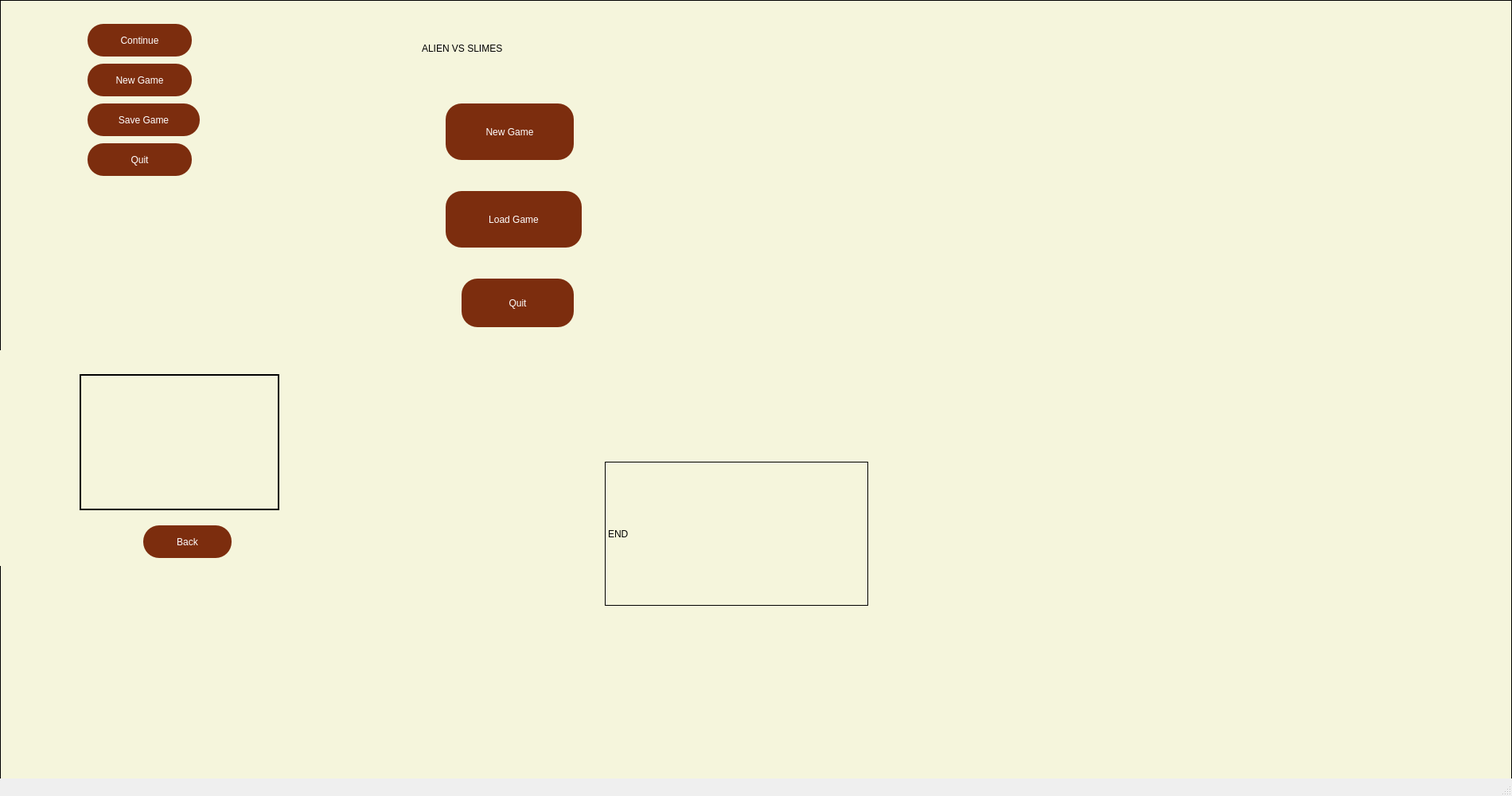
<?xml version="1.0" encoding="UTF-8"?>
<ui version="4.0">
 <class>MainWindow</class>
 <widget class="QMainWindow" name="MainWindow">
  <property name="geometry">
   <rect>
    <x>0</x>
    <y>0</y>
    <width>1900</width>
    <height>1000</height>
   </rect>
  </property>
  <property name="windowTitle">
   <string>MainWindow</string>
  </property>
  <widget class="QWidget" name="centralwidget">
   <property name="minimumSize">
    <size>
     <width>1900</width>
     <height>0</height>
    </size>
   </property>
   <widget class="QPushButton" name="newGameBtn">
    <property name="geometry">
     <rect>
      <x>560</x>
      <y>130</y>
      <width>161</width>
      <height>71</height>
     </rect>
    </property>
    <property name="styleSheet">
     <string notr="true">QPushButton{
	border:none;
	color:white;
	font: 700 16pt &quot;Segoe Script&quot;;
	background-color: rgb(124, 45, 14);
	border-radius: 20px;
}
QPushButton:Hover
{
	background-color: rgb(118, 78, 46);
}

</string>
    </property>
    <property name="text">
     <string>New Game</string>
    </property>
   </widget>
   <widget class="QPushButton" name="loadGameBtn">
    <property name="geometry">
     <rect>
      <x>560</x>
      <y>240</y>
      <width>171</width>
      <height>71</height>
     </rect>
    </property>
    <property name="styleSheet">
     <string notr="true">QPushButton{
	border:none;
	color:white;
	font: 700 16pt &quot;Segoe Script&quot;;
	background-color: rgb(124, 45, 14);
	border-radius: 20px;
}
QPushButton:Hover
{
	background-color: rgb(118, 78, 46);
}</string>
    </property>
    <property name="text">
     <string>Load Game</string>
    </property>
   </widget>
   <widget class="QPushButton" name="quitBtn">
    <property name="geometry">
     <rect>
      <x>580</x>
      <y>350</y>
      <width>141</width>
      <height>61</height>
     </rect>
    </property>
    <property name="styleSheet">
     <string notr="true">QPushButton{
	border:none;
	color:white;
	font: 700 16pt &quot;Segoe Script&quot;;
	background-color: rgb(124, 45, 14);
	border-radius: 20px;
}
QPushButton:Hover
{
	background-color: rgb(118, 78, 46);
}</string>
    </property>
    <property name="text">
     <string>Quit</string>
    </property>
   </widget>
   <widget class="QLabel" name="gameLabel">
    <property name="geometry">
     <rect>
      <x>530</x>
      <y>20</y>
      <width>221</width>
      <height>81</height>
     </rect>
    </property>
    <property name="styleSheet">
     <string notr="true">QLabel{

	font: 700 16pt &quot;Segoe Script&quot;;
	
}</string>
    </property>
    <property name="text">
     <string>ALIEN VS SLIMES</string>
    </property>
   </widget>
   <widget class="QWidget" name="gameWidget" native="true">
    <property name="geometry">
     <rect>
      <x>0</x>
      <y>0</y>
      <width>1900</width>
      <height>1200</height>
     </rect>
    </property>
    <widget class="QPushButton" name="pauseButton">
     <property name="geometry">
      <rect>
       <x>1750</x>
       <y>10</y>
       <width>131</width>
       <height>61</height>
      </rect>
     </property>
     <property name="styleSheet">
      <string notr="true">QPushButton{
	border: 2px solid;
	color:white;
	font: 700 12pt &quot;Segoe Print&quot;;
	background-color: rgb(124, 45, 14);
	border-radius: 20px;
}
QPushButton:Hover
{
	background-color: rgb(118, 78, 46);
}

</string>
     </property>
     <property name="text">
      <string>Pause</string>
     </property>
    </widget>
    <widget class="QComboBox" name="comboBoxView">
     <property name="geometry">
      <rect>
       <x>20</x>
       <y>10</y>
       <width>121</width>
       <height>28</height>
      </rect>
     </property>
     <item>
      <property name="text">
       <string>Color View</string>
      </property>
     </item>
     <item>
      <property name="text">
       <string>Text View</string>
      </property>
     </item>
     <item>
      <property name="text">
       <string>Graphic View</string>
      </property>
     </item>
    </widget>
    <widget class="QLineEdit" name="lineEdit">
     <property name="geometry">
      <rect>
       <x>20</x>
       <y>50</y>
       <width>121</width>
       <height>24</height>
      </rect>
     </property>
    </widget>
    <widget class="QGraphicsView" name="graphicsView">
     <property name="geometry">
      <rect>
       <x>0</x>
       <y>0</y>
       <width>1900</width>
       <height>1200</height>
      </rect>
     </property>
     <property name="styleSheet">
      <string notr="true"/>
     </property>
    </widget>
    <widget class="QLabel" name="loadingLabel">
     <property name="geometry">
      <rect>
       <x>160</x>
       <y>370</y>
       <width>221</width>
       <height>91</height>
      </rect>
     </property>
     <property name="styleSheet">
      <string notr="true">QLabel{

	font: 700 16pt &quot;Segoe Script&quot;;
	
}</string>
     </property>
     <property name="text">
      <string>LOADING...</string>
     </property>
    </widget>
    <widget class="QTextBrowser" name="textBrowser">
     <property name="geometry">
      <rect>
       <x>20</x>
       <y>80</y>
       <width>151</width>
       <height>141</height>
      </rect>
     </property>
     <property name="html">
      <string>&lt;!DOCTYPE HTML PUBLIC &quot;-//W3C//DTD HTML 4.0//EN&quot; &quot;http://www.w3.org/TR/REC-html40/strict.dtd&quot;&gt;
&lt;html&gt;&lt;head&gt;&lt;meta name=&quot;qrichtext&quot; content=&quot;1&quot; /&gt;&lt;meta charset=&quot;utf-8&quot; /&gt;&lt;style type=&quot;text/css&quot;&gt;
p, li { white-space: pre-wrap; }
hr { height: 1px; border-width: 0; }
li.unchecked::marker { content: &quot;\2610&quot;; }
li.checked::marker { content: &quot;\2612&quot;; }
&lt;/style&gt;&lt;/head&gt;&lt;body style=&quot; font-family:'Segoe UI'; font-size:9pt; font-weight:400; font-style:normal;&quot;&gt;
&lt;p style=&quot; margin-top:0px; margin-bottom:0px; margin-left:0px; margin-right:0px; -qt-block-indent:0; text-indent:0px;&quot;&gt;u = up&lt;/p&gt;
&lt;p style=&quot; margin-top:0px; margin-bottom:0px; margin-left:0px; margin-right:0px; -qt-block-indent:0; text-indent:0px;&quot;&gt;d = down&lt;/p&gt;
&lt;p style=&quot; margin-top:0px; margin-bottom:0px; margin-left:0px; margin-right:0px; -qt-block-indent:0; text-indent:0px;&quot;&gt;l = left&lt;/p&gt;
&lt;p style=&quot; margin-top:0px; margin-bottom:0px; margin-left:0px; margin-right:0px; -qt-block-indent:0; text-indent:0px;&quot;&gt;r = right&lt;/p&gt;
&lt;p style=&quot; margin-top:0px; margin-bottom:0px; margin-left:0px; margin-right:0px; -qt-block-indent:0; text-indent:0px;&quot;&gt;a = attack/eat/enter portal&lt;/p&gt;
&lt;p style=&quot; margin-top:0px; margin-bottom:0px; margin-left:0px; margin-right:0px; -qt-block-indent:0; text-indent:0px;&quot;&gt;p = autoplay&lt;/p&gt;
&lt;p style=&quot;-qt-paragraph-type:empty; margin-top:0px; margin-bottom:0px; margin-left:0px; margin-right:0px; -qt-block-indent:0; text-indent:0px;&quot;&gt;&lt;br /&gt;&lt;/p&gt;&lt;/body&gt;&lt;/html&gt;</string>
     </property>
    </widget>
    <widget class="QWidget" name="pauseWidget" native="true">
     <property name="geometry">
      <rect>
       <x>0</x>
       <y>0</y>
       <width>1900</width>
       <height>1200</height>
      </rect>
     </property>
     <property name="styleSheet">
      <string notr="true">QWidget
{
background-color: #F5F5DC;
border: 1px solid;
}</string>
     </property>
     <widget class="QPushButton" name="conBtn">
      <property name="geometry">
       <rect>
        <x>110</x>
        <y>30</y>
        <width>131</width>
        <height>41</height>
       </rect>
      </property>
      <property name="styleSheet">
       <string notr="true">QPushButton{
	border:none;
	color:white;
	font: 700 16pt &quot;Segoe Script&quot;;
	background-color: rgb(124, 45, 14);
	border-radius: 20px;
}
QPushButton:Hover
{
	background-color: rgb(118, 78, 46);
}

</string>
      </property>
      <property name="text">
       <string>Continue</string>
      </property>
     </widget>
     <widget class="QPushButton" name="saveBtn">
      <property name="geometry">
       <rect>
        <x>110</x>
        <y>130</y>
        <width>141</width>
        <height>41</height>
       </rect>
      </property>
      <property name="styleSheet">
       <string notr="true">QPushButton{
	border:none;
	color:white;
	font: 700 16pt &quot;Segoe Script&quot;;
	background-color: rgb(124, 45, 14);
	border-radius: 20px;
}
QPushButton:Hover
{
	background-color: rgb(118, 78, 46);
}

</string>
      </property>
      <property name="text">
       <string>Save Game</string>
      </property>
     </widget>
     <widget class="QPushButton" name="quitBtnPause">
      <property name="geometry">
       <rect>
        <x>110</x>
        <y>180</y>
        <width>131</width>
        <height>41</height>
       </rect>
      </property>
      <property name="styleSheet">
       <string notr="true">QPushButton{
	border:none;
	color:white;
	font: 700 16pt &quot;Segoe Script&quot;;
	background-color: rgb(124, 45, 14);
	border-radius: 20px;
}
QPushButton:Hover
{
	background-color: rgb(118, 78, 46);
}

</string>
      </property>
      <property name="text">
       <string>Quit</string>
      </property>
     </widget>
     <widget class="QPushButton" name="newGamePauseBtn">
      <property name="geometry">
       <rect>
        <x>110</x>
        <y>80</y>
        <width>131</width>
        <height>41</height>
       </rect>
      </property>
      <property name="styleSheet">
       <string notr="true">QPushButton{
	border:none;
	color:white;
	font: 700 16pt &quot;Segoe Script&quot;;
	background-color: rgb(124, 45, 14);
	border-radius: 20px;
}
QPushButton:Hover
{
	background-color: rgb(118, 78, 46);
}

</string>
      </property>
      <property name="text">
       <string>New Game</string>
      </property>
     </widget>
     <widget class="QLabel" name="endLabel">
      <property name="geometry">
       <rect>
        <x>760</x>
        <y>580</y>
        <width>331</width>
        <height>181</height>
       </rect>
      </property>
      <property name="styleSheet">
       <string notr="true">QLabel{

	font: 700 30pt &quot;Segoe Script&quot;;
	
}</string>
      </property>
      <property name="text">
       <string>END</string>
      </property>
     </widget>
    </widget>
    <widget class="QProgressBar" name="healthBar">
     <property name="geometry">
      <rect>
       <x>1750</x>
       <y>90</y>
       <width>131</width>
       <height>23</height>
      </rect>
     </property>
     <property name="value">
      <number>24</number>
     </property>
    </widget>
    <widget class="QProgressBar" name="energyBar">
     <property name="geometry">
      <rect>
       <x>1750</x>
       <y>120</y>
       <width>131</width>
       <height>23</height>
      </rect>
     </property>
     <property name="palette">
      <palette>
       <active>
        <colorrole role="Highlight">
         <brush brushstyle="SolidPattern">
          <color alpha="255">
           <red>255</red>
           <green>255</green>
           <blue>0</blue>
          </color>
         </brush>
        </colorrole>
       </active>
       <inactive>
        <colorrole role="Highlight">
         <brush brushstyle="SolidPattern">
          <color alpha="255">
           <red>255</red>
           <green>255</green>
           <blue>0</blue>
          </color>
         </brush>
        </colorrole>
       </inactive>
       <disabled/>
      </palette>
     </property>
     <property name="value">
      <number>24</number>
     </property>
    </widget>
    <zorder>graphicsView</zorder>
    <zorder>comboBoxView</zorder>
    <zorder>lineEdit</zorder>
    <zorder>loadingLabel</zorder>
    <zorder>pauseButton</zorder>
    <zorder>textBrowser</zorder>
    <zorder>healthBar</zorder>
    <zorder>energyBar</zorder>
    <zorder>pauseWidget</zorder>
   </widget>
   <widget class="QWidget" name="saveWidget" native="true">
    <property name="geometry">
     <rect>
      <x>0</x>
      <y>440</y>
      <width>451</width>
      <height>271</height>
     </rect>
    </property>
    <property name="styleSheet">
     <string notr="true">QWidget
{
background-color: #F5F5DC;
}</string>
    </property>
    <widget class="QPushButton" name="backBtnSave">
     <property name="geometry">
      <rect>
       <x>180</x>
       <y>220</y>
       <width>111</width>
       <height>41</height>
      </rect>
     </property>
     <property name="styleSheet">
      <string notr="true">QPushButton{
	border:none;
	color:white;
	font: 700 16pt &quot;Segoe Script&quot;;
	background-color: rgb(124, 45, 14);
	border-radius: 20px;
}
QPushButton:Hover
{
	background-color: rgb(118, 78, 46);
}

</string>
     </property>
     <property name="text">
      <string>Back</string>
     </property>
    </widget>
    <widget class="QWidget" name="saveGamesWidget" native="true">
     <property name="geometry">
      <rect>
       <x>100</x>
       <y>30</y>
       <width>251</width>
       <height>171</height>
      </rect>
     </property>
     <property name="styleSheet">
      <string notr="true">QWidget{
border: 2px solid;
}</string>
     </property>
    </widget>
   </widget>
   <zorder>gameWidget</zorder>
   <zorder>newGameBtn</zorder>
   <zorder>loadGameBtn</zorder>
   <zorder>quitBtn</zorder>
   <zorder>gameLabel</zorder>
   <zorder>saveWidget</zorder>
  </widget>
  <widget class="QMenuBar" name="menubar">
   <property name="geometry">
    <rect>
     <x>0</x>
     <y>0</y>
     <width>1900</width>
     <height>21</height>
    </rect>
   </property>
  </widget>
  <widget class="QStatusBar" name="statusbar"/>
 </widget>
 <resources/>
 <connections/>
</ui>
